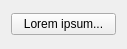
<?xml version="1.0" encoding="UTF-8"?>
<ui version="4.0">
 <class>MainWindow</class>
 <widget class="QMainWindow" name="MainWindow">
  <property name="geometry">
   <rect>
    <x>0</x>
    <y>0</y>
    <width>127</width>
    <height>49</height>
   </rect>
  </property>
  <property name="windowTitle">
   <string>MainWindow</string>
  </property>
  <widget class="QWidget" name="centralWidget">
   <layout class="QGridLayout" name="gridLayout">
    <item row="0" column="0">
     <widget class="MyPushButton" name="pushButton">
      <property name="text">
       <string>Lorem ipsum...</string>
      </property>
     </widget>
    </item>
   </layout>
  </widget>
 </widget>
 <layoutdefault spacing="6" margin="11"/>
 <customwidgets>
  <customwidget>
   <class>MyPushButton</class>
   <extends>QPushButton</extends>
   <header>MyPushButton.hpp</header>
  </customwidget>
 </customwidgets>
 <resources/>
 <connections/>
</ui>
